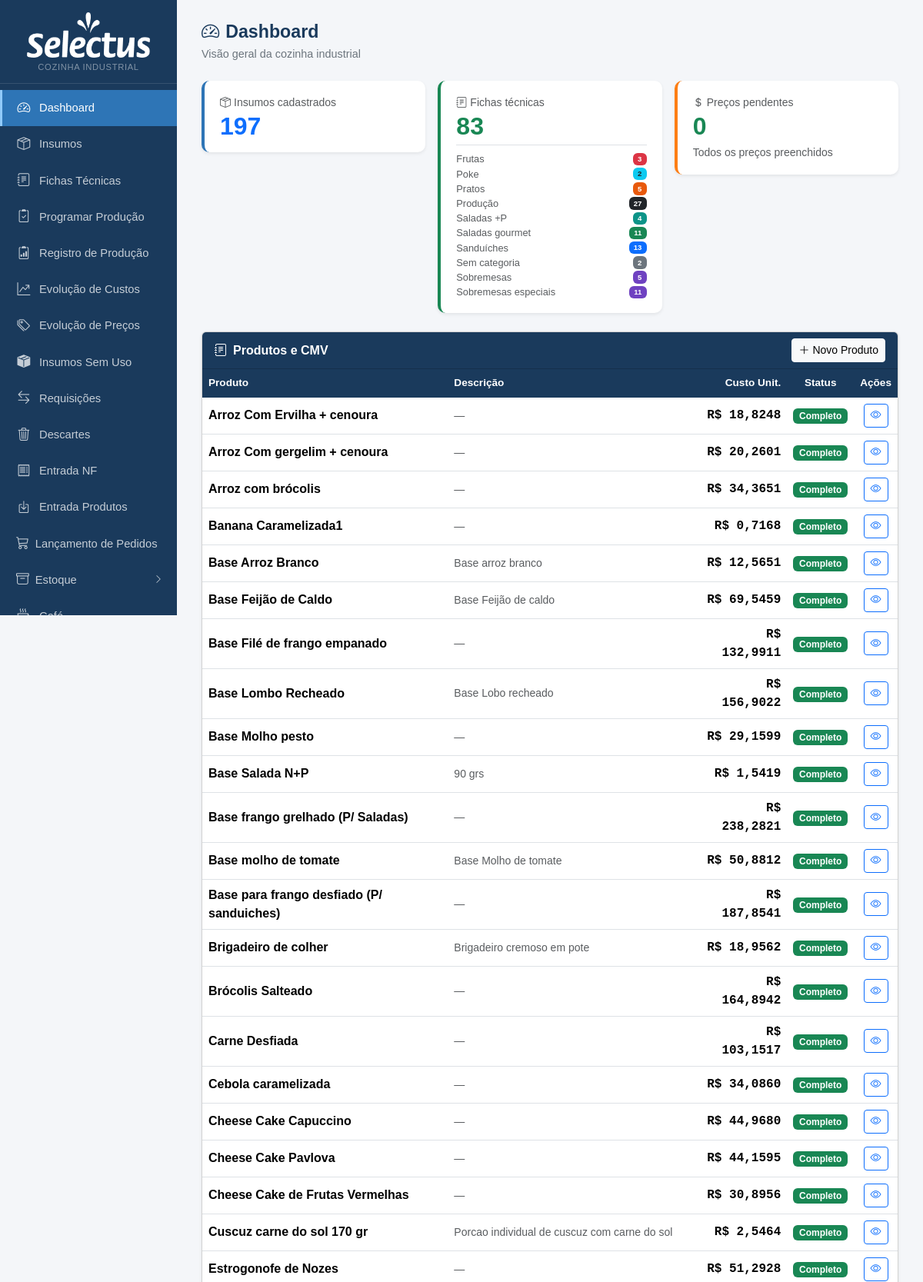
The page / (upper part) on the database its author committed.
### tables this page shows
CREATE TABLE produtos (
            id INTEGER PRIMARY KEY AUTOINCREMENT,
            nome TEXT NOT NULL,
            descricao TEXT,
            rendimento REAL DEFAULT 1,
            unidade_rendimento TEXT DEFAULT 'un'
        , categoria TEXT, valor_referencia REAL, status_revisao TEXT DEFAULT 'nao_revisada', status_revisao_custo TEXT DEFAULT 'nao_revisado', data_revisao TEXT, data_revisao_custo TEXT, ativo INTEGER NOT NULL DEFAULT 1, observacao TEXT);

### app.py (the view)
@app.route('/')
def index():
    db = get_db()
    n_ins  = db.execute('SELECT COUNT(*) FROM insumos').fetchone()[0]
    n_prod = db.execute('SELECT COUNT(*) FROM produtos').fetchone()[0]
    s_prec = db.execute('SELECT COUNT(*) FROM insumos WHERE preco_compra IS NULL AND produto_vinculado_id IS NULL').fetchone()[0]
    prods  = db.execute('SELECT * FROM produtos ORDER BY nome').fetchall()
    cats_count = db.execute('''SELECT COALESCE(categoria,'Sem categoria') as cat, COUNT(*) as n
                               FROM produtos GROUP BY cat ORDER BY cat''').fetchall()
    db.close()
    cards = [{'id': p['id'], 'nome': p['nome'], 'descricao': p['descricao'],
              **dict(zip(['custo','completo'], custo_produto(p['id'])))} for p in prods]
    cat_map = {nome: cls for nome, cls in CATEGORIAS}
    return render_template('index.html', n_ins=n_ins, n_prod=n_prod, s_prec=s_prec, cards=cards, cats_count=cats_count, cat_map=cat_map)

### app.py (called while the page is built)
def _to_br(value, decimals):
    if value is None:
        return '—'
    s = f'{float(value):,.{decimals}f}'
    return s.replace(',', 'X').replace('.', ',').replace('X', '.')

@app.template_filter('brl')
def brl_filter(value, decimals=2):
    return 'R$ ' + _to_br(value, decimals)

def get_db():
    c = sqlite3.connect(DB)
    c.row_factory = sqlite3.Row
    c.execute("PRAGMA foreign_keys = ON")
    return c

def count_alertas():
    try:
        db = get_db()
        n = db.execute('''SELECT COUNT(*) FROM insumos
                          WHERE estoque_minimo > 0 AND COALESCE(estoque_atual,0) < estoque_minimo''').fetchone()[0]
        db.close()
        return n
    except:
        return 0

@app.context_processor
def inject_alertas():
    try:
        db = get_db()
        n_ped = db.execute("SELECT COUNT(*) FROM pedidos WHERE status='aberto'").fetchone()[0]
        db.close()
    except Exception:
        n_ped = 0
    return dict(n_alertas=count_alertas(), n_pedidos_abertos=n_ped)

### templates/index.html (shortened to what this page needs)
{% extends "base.html" %}
{% block content %}
<div class="page-header">
  <h1><i class="bi bi-speedometer2 me-2"></i>Dashboard</h1>
  <p>Visão geral da cozinha industrial</p>
</div>
<div class="row g-3 mb-4">
  <div class="col-sm-4">
    <div class="card stat-card shadow-sm" style="border-left:4px solid #2e75b6">
      <div class="card-body">
        <div class="text-muted small mb-1"><i class="bi bi-box-seam me-1"></i>Insumos cadastrados</div>
        <div class="stat-num text-primary">{{ n_ins }}</div>
      </div>
    </div>
  </div>
  <div class="col-sm-4">
    <div class="card stat-card shadow-sm" style="border-left:4px solid #198754">
      <div class="card-body">
        <div class="text-muted small mb-1"><i class="bi bi-journal-text me-1"></i>Fichas técnicas</div>
        <div class="stat-num text-success">{{ n_prod }}</div>
        <div class="mt-2 pt-2 border-top">
          {% for row in cats_count %}
          <div class="d-flex justify-content-between align-items-center py-0" style="font-size:.8rem">
            <span class="text-muted">{{ row.cat }}</span>
            <span class="badge {{ cat_map.get(row.cat, 'bg-secondary') }} ms-1">{{ row.n }}</span>
          </div>
          {% endfor %}
        </div>
      </div>
    </div>
  </div>
  <div class="col-sm-4">
    <div class="card stat-card shadow-sm" style="border-left:4px solid #fd7e14">
      <div class="card-body">
        <div class="text-muted small mb-1"><i class="bi bi-currency-dollar me-1"></i>Preços pendentes</div>
        <div class="stat-num {{ 'text-warning' if s_prec > 0 else 'text-success' }}">{{ s_prec }}</div>
        <div class="mt-2 small text-muted">
          {% if s_prec == 0 %}Todos os preços preenchidos{% else %}Atualize em <a href="{{ url_for('insumos_lista') }}">Insumos</a>{% endif %}
        </div>
      </div>
    </div>
  </div>
</div>
<div class="card shadow-sm">
  <div class="card-header d-flex justify-content-between align-items-center py-2" style="background:#1a3a5c">
    <span class="text-white fw-semibold"><i class="bi bi-journal-text me-2"></i>Produtos e CMV</span>
    <a href="{{ url_for('ficha_nova') }}" class="btn btn-sm btn-light">
      <i class="bi bi-plus-lg me-1"></i>Novo Produto
    </a>
  </div>
  <div class="card-body p-0">
    {% if cards %}
    <table class="table table-hover mb-0">
      <thead>
        <tr>
          <th>Produto</th>
          <th>Descrição</th>
          <th class="text-end">Custo Unit.</th>
          <th class="text-center">Status</th>
          <th class="text-center">Ações</th>
        </tr>
      </thead>
      <tbody>
        {% for c in cards %}
        <tr>
          <td class="fw-semibold">{{ c.nome }}</td>
          <td class="text-muted small">{{ c.descricao or '—' }}</td>
          <td class="text-end font-monospace">
            {% if c.completo %}
              <strong>{{ c.custo|brl(4) }}</strong>
            {% else %}
              <span class="text-warning small"><i class="bi bi-dash-circle me-1"></i>preços incompletos</span>
            {% endif %}
          </td>
          <td class="text-center">
            {% if c.completo %}
              <span class="badge bg-success">Completo</span>
            {% else %}
              <span class="badge bg-warning text-dark">Incompleto</span>
            {% endif %}
          </td>
          <td class="text-center">
            <a href="{{ url_for('ficha_ver', id=c.id) }}" class="btn btn-sm btn-outline-primary">
              <i class="bi bi-eye"></i>
            </a>
          </td>
        </tr>
        {% endfor %}
      </tbody>
    </table>
    {% else %}
    <div class="text-center py-5 text-muted">
      <i class="bi bi-journal-plus" style="font-size:2.5rem"></i>
      <p class="mt-2">Nenhum produto cadastrado ainda.</p>
      <a href="{{ url_for('ficha_nova') }}" class="btn btn-primary">Criar primeiro produto</a>
    </div>
    {% endif %}
  </div>
</div>
{% endblock %}

### rows shown on the page
produtos: cat "Produção", n "27"
produtos: nome "Arroz Com Ervilha + cenoura", descricao "—", custo|brl "R$ 18,8248"
produtos: nome "Arroz Com gergelim + cenoura", descricao "—", custo|brl "R$ 20,2601"
produtos: nome "Arroz com brócolis", descricao "—", custo|brl "R$ 34,3651"
produtos: nome "Banana Caramelizada1", descricao "—", custo|brl "R$ 0,7168"
produtos: nome "Base Arroz Branco", descricao "Base arroz branco", custo|brl "R$ 12,5651"
produtos: nome "Base Feijão de Caldo", descricao "Base Feijão de caldo", custo|brl "R$ 69,5459"
produtos: nome "Base Filé de frango empanado", descricao "—", custo|brl "R$ 132,9911"
produtos: nome "Base Lombo Recheado", descricao "Base Lobo recheado", custo|brl "R$ 156,9022"
produtos: nome "Base Molho pesto", descricao "—", custo|brl "R$ 29,1599"
produtos: nome "Base Salada N+P", descricao "90 grs", custo|brl "R$ 1,5419"
produtos: nome "Base frango grelhado (P/ Saladas)", descricao "—", custo|brl "R$ 238,2821"
produtos: nome "Base molho de tomate", descricao "Base Molho de tomate", custo|brl "R$ 50,8812"
produtos: nome "Base para frango desfiado (P/ sanduiches)", descricao "—", custo|brl "R$ 187,8541"
produtos: nome "Brigadeiro de colher", descricao "Brigadeiro cremoso em pote", custo|brl "R$ 18,9562"
produtos: nome "Brócolis Salteado", descricao "—", custo|brl "R$ 164,8942"
produtos: nome "Carne Desfiada", descricao "—", custo|brl "R$ 103,1517"
produtos: nome "Cebola caramelizada", descricao "—", custo|brl "R$ 34,0860"
produtos: nome "Cheese Cake Capuccino", descricao "—", custo|brl "R$ 44,9680"
produtos: nome "Cheese Cake Pavlova", descricao "—", custo|brl "R$ 44,1595"
produtos: nome "Cheese Cake de Frutas Vermelhas", descricao "—", custo|brl "R$ 30,8956"
produtos: nome "Cuscuz carne do sol 170 gr", descricao "Porcao individual de cuscuz com carne do sol", custo|brl "R$ 2,5464"
produtos: nome "Estrogonofe de Nozes", descricao "—", custo|brl "R$ 51,2928"

### other values the page prints
{{ n_ins }} "197"
{{ n_prod }} "83"
{{ row.cat }} "Frutas" "Poke" "Pratos" "Saladas +P" "Saladas gourmet" "Sanduíches" "Sem categoria" "Sobremesas" "Sobremesas especiais"
{{ row.n }} "3" "2" "5" "4" "11" "13" "2" "5" "11"
{{ s_prec }} "0"
